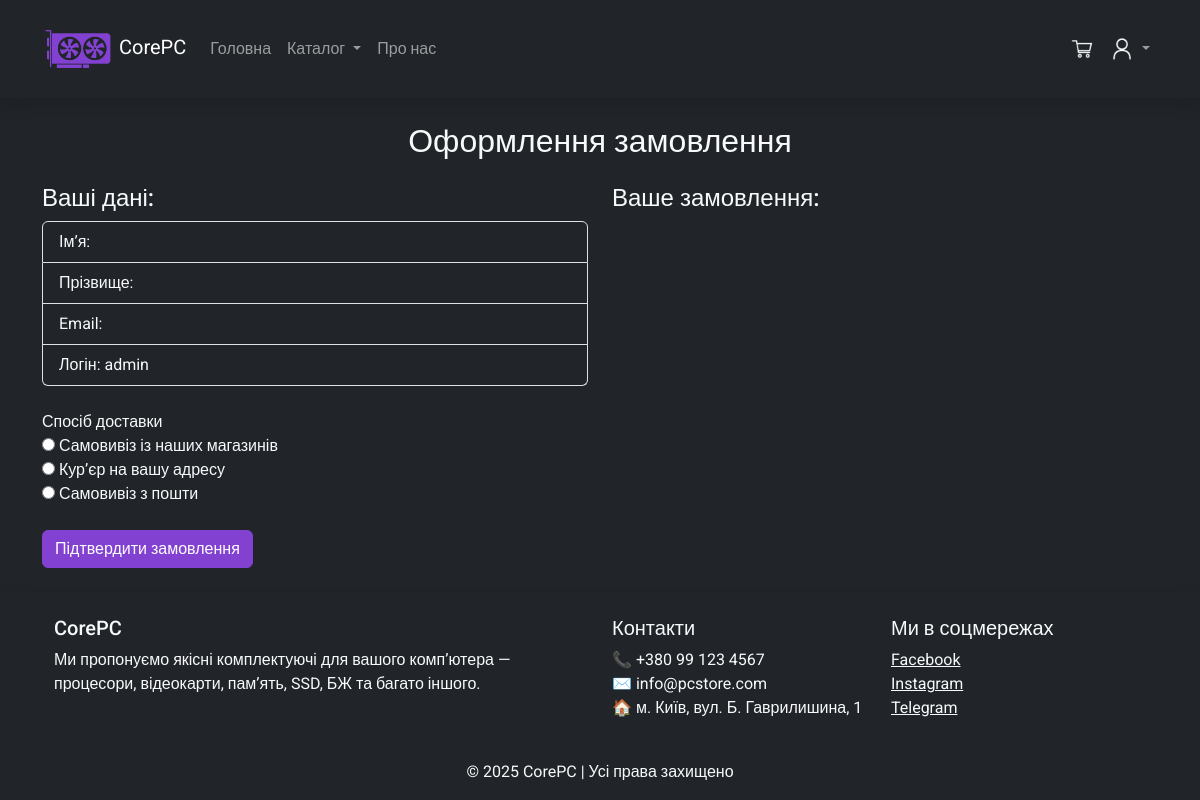
/order/checkout/ (signed in), run on an earlier commit of the app's database.
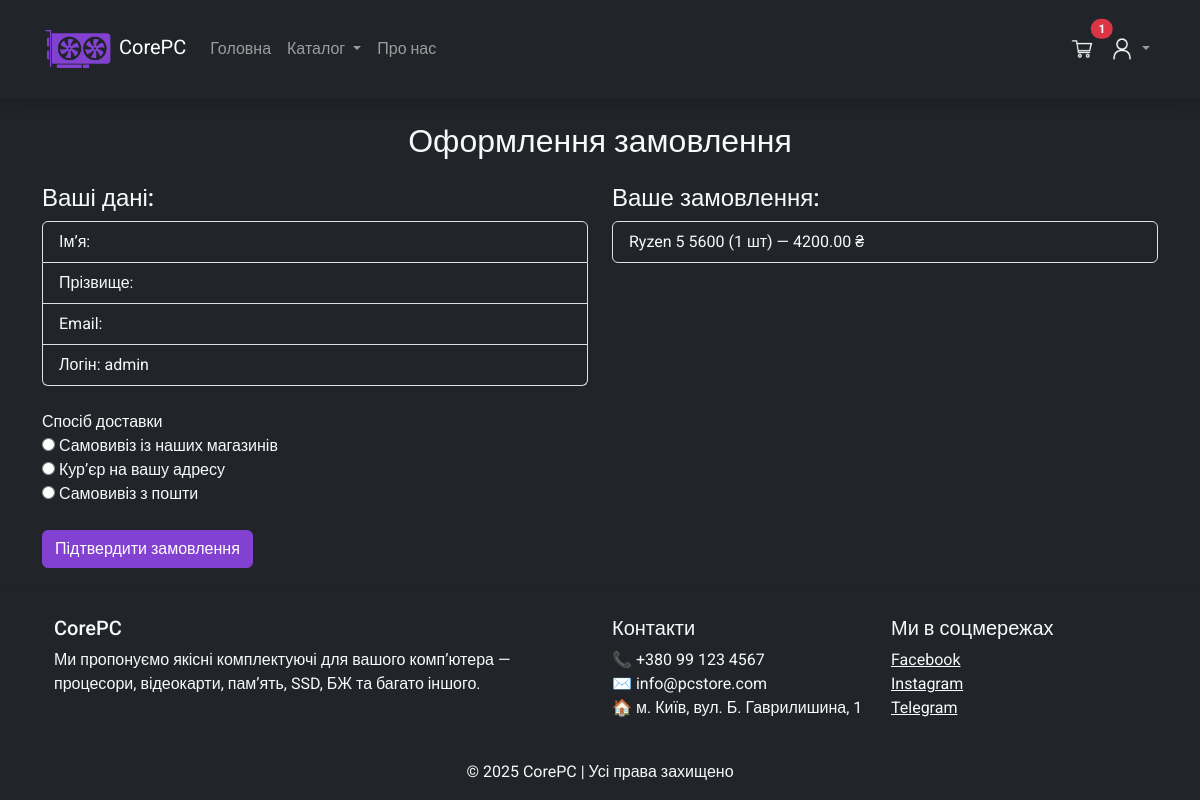
And on a later commit of the database.
### cart/models.py (models this page shows)
class CartItem(models.Model):
    user = models.ForeignKey(User, on_delete=models.CASCADE)
    product = models.ForeignKey('components.Product', on_delete=models.CASCADE)
    quantity = models.PositiveIntegerField(default=1)
    class Meta:
        unique_together = ('user', 'product')

### components/models.py (models this page shows, shortened)
class Product(models.Model):
    name = models.CharField(max_length=255)
    display_name = models.CharField(max_length=255)
    price = models.DecimalField(max_digits=20, decimal_places=2)
    quantity = models.IntegerField()
    image = models.CharField(max_length=255)

### order/views.py (the view)
# urls.py: path('checkout/', views.checkout_view, name='checkout'),
@login_required
def checkout_view(request):
    user = request.user
    cart_items = CartItem.objects.filter(user=user)
    if request.method == 'POST':
        form = OrderForm(request.POST)
        if form.is_valid():
            order = form.save(commit=False)
            order.user = user
            order.save()
            for item in cart_items:
                OrderItem.objects.create(
                    order=order,
                    product=item.product,
                    quantity=item.quantity
                )
            cart_items.delete()
            return redirect('order_success')
    else:
        form = OrderForm()
    context = {
        'user': user,
        'cart_items': cart_items,
        'form': form
    }
    return render(request, 'order/checkout.html', context)

### order/forms.py
class OrderForm(forms.ModelForm):
    class Meta:
        model = Order
        fields = ['delivery_type', 'post_company']
        widgets = {
            'delivery_type': forms.RadioSelect(),
            'post_company': forms.Select()
        }
    def __init__(self, *args, **kwargs):
        super().__init__(*args, **kwargs)
        if self.fields['delivery_type'].choices[0][0] == '':
            self.fields['delivery_type'].choices = self.fields['delivery_type'].choices[1:]
        if self.fields['post_company'].choices[0][0] == '':
            self.fields['post_company'].choices = self.fields['post_company'].choices[1:]
        self.fields['delivery_type'].label = "Спосіб доставки"
        self.fields['post_company'].label = "Компанія доставки (для пошти)"

### cart/context_processors.py (called while the page is built)
def cart_item_count(request):
    count = 0
    if request.user.is_authenticated:
        count = CartItem.objects.filter(user=request.user).count()
    else:
        cart = request.session.get('cart', {})
        count = sum(cart.values())
    return {'cart_item_count': count}

### templates/order/checkout.html (shortened to what this page needs)
{% load static %}
<!DOCTYPE html>
<html lang="uk">
<head>
    <link rel="stylesheet" href="{% static 'css/main.css' %}">
    <link rel="stylesheet" href="{% static 'css/font.css' %}">
</head>
<body class="d-flex flex-column min-vh-100 bg-dark text-light">
{% include 'header.html' %}
<div class="container my-4">
    <h2 class="text-light text-center mb-4">Оформлення замовлення</h2>
    <div class="row">
        <div class="col-md-6 mb-4">
            <h4 class="text-light">Ваші дані:</h4>
            <ul class="list-group bg-dark text-light">
                <li class="list-group-item bg-dark text-light">Ім’я: {{ user.first_name }}</li>
                <li class="list-group-item bg-dark text-light">Прізвище: {{ user.last_name }}</li>
                <li class="list-group-item bg-dark text-light">Email: {{ user.email }}</li>
                <li class="list-group-item bg-dark text-light">Логін: {{ user.username }}</li>
            </ul>
        </div>
        <div class="col-md-6 mb-4">
            <h4 class="text-light">Ваше замовлення:</h4>
            <ul class="list-group bg-dark text-light">
                {% for item in cart_items %}
                <li class="list-group-item bg-dark text-light">
                    {{ item.product.name }} ({{ item.quantity }} шт) — {{ item.product.price }} ₴
                </li>
                {% endfor %}
            </ul>
        </div>
    </div>
    <form method="post">
        {{ form.delivery_type.label }}<br>
        {{ form.delivery_type }}
        <button type="submit" class="btn btn-mainpurple mt-4" >Підтвердити замовлення</button>
      </form>
</div>
{% include 'footer.html' %}
</body>
</html>

What changed in the data, as far as the page shows it:
added CartItem: product.name "Ryzen 5 5600", quantity "1", product.price "4200.00"
Also different on the page:
{{ cart_item_count }}: (not shown) → "1"
